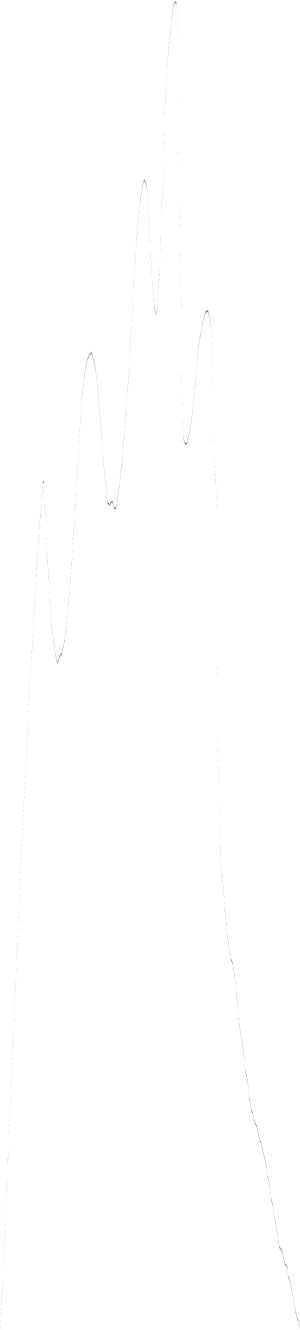
#> input picture analysis/skinnyDamScaledToPixels.png, 300 x 1330 px
$ python main.py
#> lines starting #> are read from the running program, lines starting #| are printed output that depends on the picture
from PIL import Image
import numpy as np
from numpy.polynomial.polynomial import polyval, polyfit
import csv
import makeImage

def mappoint(i):
    if i > 240:
        return 255
    else:
        return 0


if __name__ == "__main__":
    img = Image.open('skinnyDamScaledToPixels.png')
#> img is the input picture: PIL image 300x1330 RGB; min 115, max 255, mean 254.9

    [width, height] = img.size
#> width = 300; height = 1330
    print(width, height)
#| 300 1330

    # make image binary (each pixel is either white or black)
    img = img.point(mappoint)
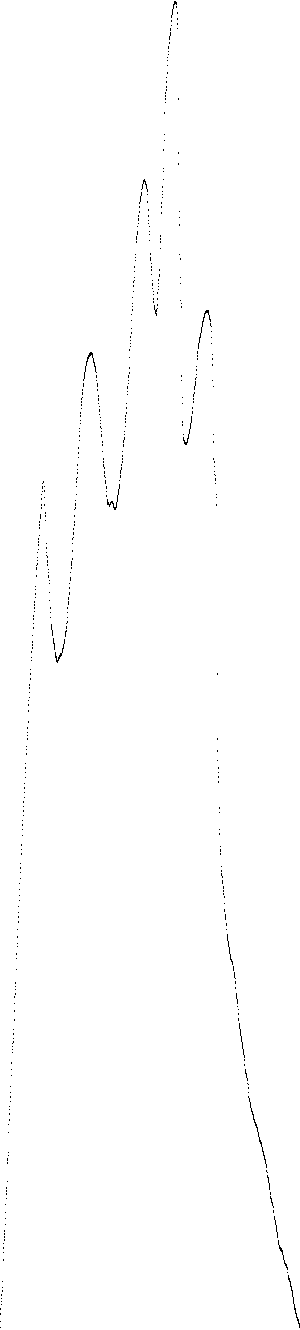
#> img: PIL image 300x1330 RGB; 99.6% white; black in thin lines or dots
    img.show()

    area = 0
    found = False

    for x in range(width):
        found = False
        y = 0
        while found == False:
           y += 1
           if img.getpixel((x, y)) == (0, 0, 0):
               area += height - y
               print(f'x: {x}, y: {y}, area: {area}')
               found = True
#> after the loop, area = 204020

    print(f'Total area: {area}')


    # [27 lines of commented-out code are left out]
